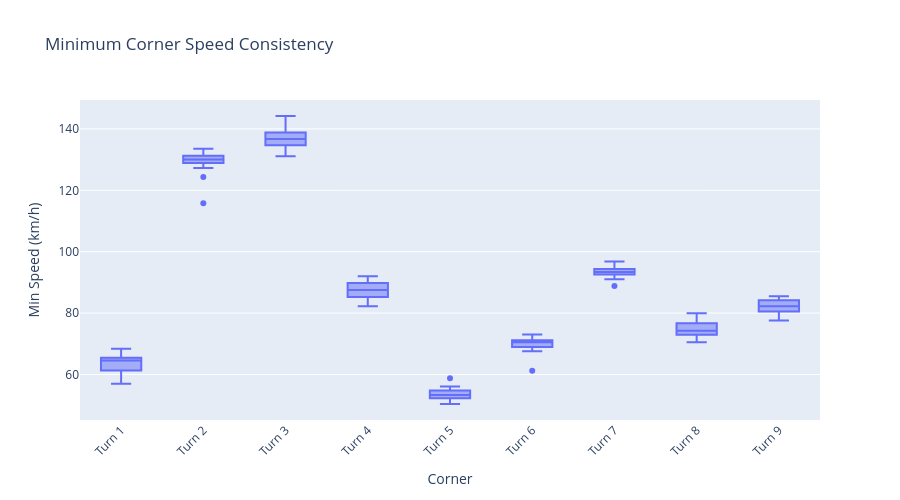

The notebook cell saved with this chart:
### Code cell
# Visualize corner minimum speed consistency
corner_stats = stats_df[stats_df['segment_type'] == 'corner'].dropna(subset=['min_speed'])

if len(corner_stats) > 0:
    fig = px.box(
        corner_stats,
        x='segment_name',
        y='min_speed',
        title='Minimum Corner Speed Consistency',
        labels={'min_speed': 'Min Speed (km/h)', 'segment_name': 'Corner'}
    )
    fig.update_layout(xaxis_tickangle=-45, width=900, height=500)
    show_fig(fig)
else:
    print("No corner speed data available")

### Figure 1 — Plotly figure (JSON) as saved in the notebook; plotly's stock layout.template omitted (floating-point values rounded to 4 significant figures)
{"data": [{"alignmentgroup": "True", "hovertemplate": "Corner=%{x}<br>Min Speed (km/h)=%{y}<extra></extra>", "legendgroup": "", "marker": {"color": "#636efa"}, "name": "", "notched": false, "offsetgroup": "", "orientation": "v", "showlegend": false, "type": "box", "x": ["Turn 1", "Turn 2", "Turn 3", "Turn 4", "Turn 5", "Turn 6", "Turn 7", "Turn 8", "Turn 9", "Turn 1", "Turn 2", "Turn 3", "Turn 4", "Turn 5", "Turn 6", "Turn 7", "Turn 8", "Turn 9", "Turn 1", "Turn 2", "Turn 3", "Turn 4", "Turn 5", "Turn 6", "Turn 7", "Turn 8", "Turn 9", "Turn 1", "Turn 2", "Turn 3", "Turn 4", "Turn 5", "Turn 6", "Turn 7", "Turn 8", "Turn 9", "Turn 1", "Turn 2", "Turn 3", "Turn 4", "Turn 5", "Turn 6", "Turn 7", "Turn 8", "Turn 9", "Turn 1", "Turn 2", "Turn 3", "Turn 4", "Turn 5", "Turn 6", "Turn 7", "Turn 8", "Turn 9", "Turn 1", "Turn 2", "Turn 3", "Turn 4", "Turn 5", "Turn 6", "Turn 7", "Turn 8", "Turn 9", "Turn 1", "Turn 2", "Turn 3", "Turn 4", "Turn 5", "Turn 6", "Turn 7", "Turn 8", "Turn 9", "Turn 1", "Turn 2", "Turn 3", "Turn 4", "Turn 5", "Turn 6", "Turn 7", "Turn 8", "Turn 9", "Turn 1", "Turn 2", "Turn 3", "Turn 4", "Turn 5", "Turn 6", "Turn 7", "Turn 8", "Turn 9", "Turn 1", "Turn 2", "Turn 3", "Turn 4", "Turn 5", "Turn 6", "Turn 7", "Turn 8", "Turn 9", "Turn 1", "Turn 2", "Turn 3", "Turn 4", "Turn 5", "Turn 6", "Turn 7", "Turn 8", "Turn 9", "Turn 1", "Turn 2", "Turn 3", "Turn 4", "Turn 5", "Turn 6", "Turn 7", "Turn 8", "Turn 9", "Turn 1", "Turn 2", "Turn 3", "Turn 4", "Turn 5", "Turn 6", "Turn 7", "Turn 8", "Turn 9"], "x0": " ", "xaxis": "x", "y": [57.03, 129.3, 134.2, 90.19, 53.48, 70.4, 92.13, 77.26, 80.05, 65.47, 130.1, 133.8, 90.88, 55.84, 72.01, 93.86, 74.31, 85.48, 58.29, 129.9, 134.7, 84.38, 52.27, 68.99, 94.45, 72.12, 82.97, 61.36, 132.4, 136.8, 85.9, 51.56, 70.04, 95.53, 73.38, 84.71, 60.74, 115.8, 131.1, 87.77, 50.41, 69.7, 93.8, 72.93, 77.96, 67.03, 127.3, 144.2, 89.24, 53.25, 71.08, 93.5, 73.41, 83.32, 65.3, 129.9, 139.6, 82.25, 52.68, 61.23, 91.01, 74.28, 80.59, 64.64, 130.1, 140.7, 87.25, 54.78, 68.56, 94.39, 70.55, 85.3, 64.35, 128.9, 136.9, 84.25, 56.11, 73.03, 92.78, 75.76, 80.57, 65.08, 124.3, 137.1, 86.62, 54.52, 71.21, 96.83, 76.68, 80.57, 66.69, 131.3, 134.7, 85.22, 53.64, 71.1, 88.86, 70.63, 84.22, 68.4, 133.6, 136.0, 89.85, 58.8, 71.85, 92.82, 77.72, 83.66, 64.3, 131.1, 136.6, 92.01, 52.28, 70.64, 93.32, 76.35, 77.63, 64.48, 131.8, 138.8, 89.54, 51.92, 67.63, 92.57, 79.94, 81.58], "y0": " ", "yaxis": "y"}], "layout": {"boxmode": "group", "height": 500, "legend": {"tracegroupgap": 0}, "title": {"text": "Minimum Corner Speed Consistency"}, "width": 900, "xaxis": {"anchor": "y", "domain": [0, 1], "tickangle": -45, "title": {"text": "Corner"}}, "yaxis": {"anchor": "x", "domain": [0, 1], "title": {"text": "Min Speed (km/h)"}}}}
